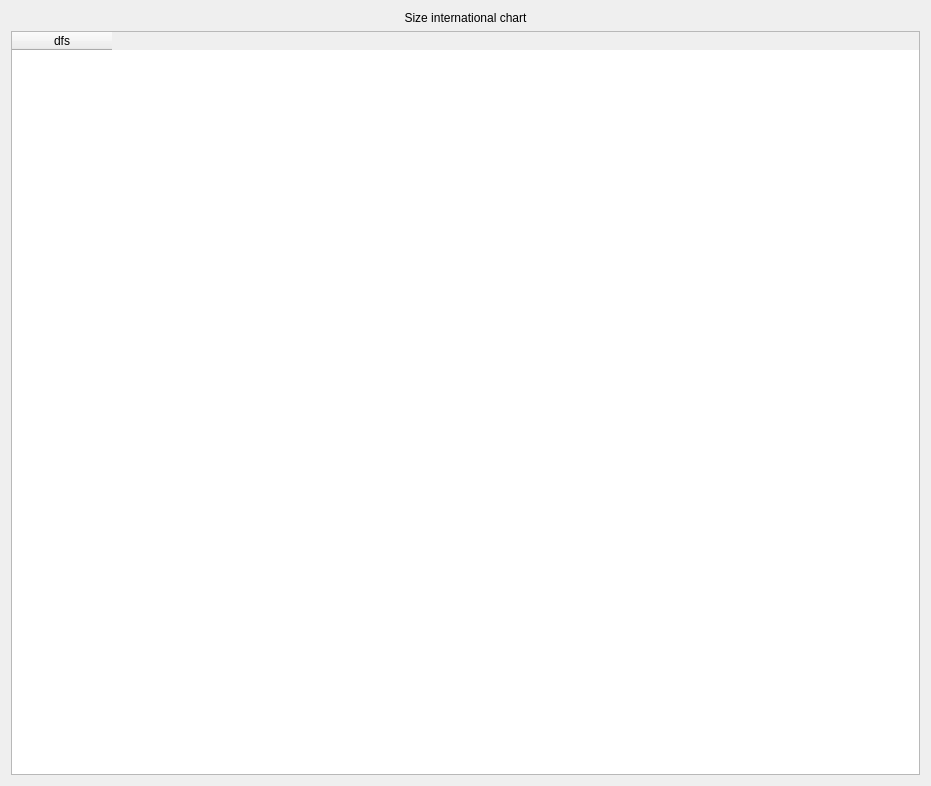
<?xml version="1.0" encoding="UTF-8"?>
<ui version="4.0">
 <class>Dialog</class>
 <widget class="QDialog" name="Dialog">
  <property name="geometry">
   <rect>
    <x>0</x>
    <y>0</y>
    <width>931</width>
    <height>786</height>
   </rect>
  </property>
  <property name="windowTitle">
   <string>Dialog</string>
  </property>
  <property name="styleSheet">
   <string notr="true">/* ---------------------------------------------------------------------------

    Created by the qtsass compiler

    WARNING! All changes made in this file will be lost!

--------------------------------------------------------------------------- */
/* QDarkStyleSheet -----------------------------------------------------------

This is the main style sheet, the palette has eight colors.

It is based on three selecting colors, three greyish (background) colors
plus three whitish (foreground) colors. Each set of widgets of the same
type have a header like this:

    ------------------
    GroupName --------
    ------------------

And each widget is separated with a header like this:

    QWidgetName ------

This makes more easy to find and change some css field. The basic
configuration is described bellow.

    BACKGROUND -----------

        Light  #4D545B #505F69 (unpressed)
        Normal #31363B #32414B (border, disabled, pressed, checked, toolbars, menus)
        Dark   #232629 #19232D (background)

    FOREGROUND -----------

        Light  #EFF0F1 #F0F0F0 (texts/labels)
        Normal         #AAAAAA (not used yet)
        Dark   #505F69 #787878 (disabled texts)

    SELECTION ------------

        Light  #179AE0 #148CD2 (selection/hover/active)
        Normal #3375A3 #1464A0 (selected)
        Dark   #18465D #14506E (selected disabled)

If a stranger configuration is required because of a bugfix or anything
else, keep the comment on the line above so nobody changes it, including the
issue number.

*/
/*

See Qt documentation:

  - https://doc.qt.io/qt-5/stylesheet.html
  - https://doc.qt.io/qt-5/stylesheet-reference.html
  - https://doc.qt.io/qt-5/stylesheet-examples.html

--------------------------------------------------------------------------- */
/* QWidget ----------------------------------------------------------------

--------------------------------------------------------------------------- */
QWidget {
  background-color: #19232D;
  border: 0px solid #32414B;
  padding: 0px;
  color: #F0F0F0;
  selection-background-color: #1464A0;
  selection-color: #F0F0F0;
}

QWidget:disabled {
  background-color: #19232D;
  color: #787878;
  selection-background-color: #14506E;
  selection-color: #787878;
}

QWidget::item:selected {
  background-color: #1464A0;
}

QWidget::item:hover {
  background-color: #148CD2;
  color: #32414B;
}

/* QMainWindow ------------------------------------------------------------

This adjusts the splitter in the dock widget, not qsplitter

https://doc.qt.io/qt-5/stylesheet-examples.html#customizing-qmainwindow

--------------------------------------------------------------------------- */
QMainWindow::separator {
  background-color: #32414B;
  border: 0px solid #19232D;
  spacing: 0px;
  padding: 2px;
}

QMainWindow::separator:hover {
  background-color: #505F69;
  border: 0px solid #148CD2;
}

QMainWindow::separator:horizontal {
  width: 5px;
  margin-top: 2px;
  margin-bottom: 2px;
  image: url(&quot;:/qss_icons/rc/toolbar_separator_vertical.png&quot;);
}

QMainWindow::separator:vertical {
  height: 5px;
  margin-left: 2px;
  margin-right: 2px;
  image: url(&quot;:/qss_icons/rc/toolbar_separator_horizontal.png&quot;);
}

/* QToolTip ---------------------------------------------------------------

https://doc.qt.io/qt-5/stylesheet-examples.html#customizing-qtooltip

--------------------------------------------------------------------------- */
QToolTip {
  background-color: #148CD2;
  border: 1px solid #19232D;
  color: #19232D;
  /* Remove padding, for fix combo box tooltip */
  padding: 0px;
  /* Reducing transparency to read better */
  opacity: 230;
}

/* QStatusBar -------------------------------------------------------------

https://doc.qt.io/qt-5/stylesheet-examples.html#customizing-qstatusbar

--------------------------------------------------------------------------- */
QStatusBar {
  border: 1px solid #32414B;
  /* Fixes Spyder #9120, #9121 */
  background: #32414B;
}

QStatusBar QToolTip {
  background-color: #148CD2;
  border: 1px solid #19232D;
  color: #19232D;
  /* Remove padding, for fix combo box tooltip */
  padding: 0px;
  /* Reducing transparency to read better */
  opacity: 230;
}

QStatusBar QLabel {
  /* Fixes Spyder #9120, #9121 */
  background: transparent;
}

/* QCheckBox --------------------------------------------------------------

https://doc.qt.io/qt-5/stylesheet-examples.html#customizing-qcheckbox

--------------------------------------------------------------------------- */
QCheckBox {
  background-color: #19232D;
  color: #F0F0F0;
  spacing: 4px;
  outline: none;
  padding-top: 4px;
  padding-bottom: 4px;
}

QCheckBox:focus {
  border: none;
}

QCheckBox QWidget:disabled {
  background-color: #19232D;
  color: #787878;
}

QCheckBox::indicator {
  margin-left: 4px;
  height: 16px;
  width: 16px;
}

QCheckBox::indicator:unchecked {
  image: url(&quot;:/qss_icons/rc/checkbox_unchecked.png&quot;);
}

QCheckBox::indicator:unchecked:hover, QCheckBox::indicator:unchecked:focus, QCheckBox::indicator:unchecked:pressed {
  border: none;
  image: url(&quot;:/qss_icons/rc/checkbox_unchecked_focus.png&quot;);
}

QCheckBox::indicator:unchecked:disabled {
  image: url(&quot;:/qss_icons/rc/checkbox_unchecked_disabled.png&quot;);
}

QCheckBox::indicator:checked {
  image: url(&quot;:/qss_icons/rc/checkbox_checked.png&quot;);
}

QCheckBox::indicator:checked:hover, QCheckBox::indicator:checked:focus, QCheckBox::indicator:checked:pressed {
  border: none;
  image: url(&quot;:/qss_icons/rc/checkbox_checked_focus.png&quot;);
}

QCheckBox::indicator:checked:disabled {
  image: url(&quot;:/qss_icons/rc/checkbox_checked_disabled.png&quot;);
}

QCheckBox::indicator:indeterminate {
  image: url(&quot;:/qss_icons/rc/checkbox_indeterminate.png&quot;);
}

QCheckBox::indicator:indeterminate:disabled {
  image: url(&quot;:/qss_icons/rc/checkbox_indeterminate_disabled.png&quot;);
}

QCheckBox::indicator:indeterminate:focus, QCheckBox::indicator:indeterminate:hover, QCheckBox::indicator:indeterminate:pressed {
  image: url(&quot;:/qss_icons/rc/checkbox_indeterminate_focus.png&quot;);
}

/* QGroupBox --------------------------------------------------------------

https://doc.qt.io/qt-5/stylesheet-examples.html#customizing-qgroupbox

--------------------------------------------------------------------------- */
QGroupBox {
  font-weight: bold;
  border: 1px solid #32414B;
  border-radius: 4px;
  padding: 4px;
  margin-top: 16px;
}

QGroupBox::title {
  subcontrol-origin: margin;
  subcontrol-position: top left;
  left: 3px;
  padding-left: 3px;
  padding-right: 5px;
  padding-top: 8px;
  padding-bottom: 16px;
}

QGroupBox::indicator {
  margin-left: 2px;
  height: 12px;
  width: 12px;
}

QGroupBox::indicator:unchecked:hover, QGroupBox::indicator:unchecked:focus, QGroupBox::indicator:unchecked:pressed {
  border: none;
  image: url(&quot;:/qss_icons/rc/checkbox_unchecked_focus.png&quot;);
}

QGroupBox::indicator:unchecked:disabled {
  image: url(&quot;:/qss_icons/rc/checkbox_unchecked_disabled.png&quot;);
}

QGroupBox::indicator:checked:hover, QGroupBox::indicator:checked:focus, QGroupBox::indicator:checked:pressed {
  border: none;
  image: url(&quot;:/qss_icons/rc/checkbox_checked_focus.png&quot;);
}

QGroupBox::indicator:checked:disabled {
  image: url(&quot;:/qss_icons/rc/checkbox_checked_disabled.png&quot;);
}

/* QRadioButton -----------------------------------------------------------

https://doc.qt.io/qt-5/stylesheet-examples.html#customizing-qradiobutton

--------------------------------------------------------------------------- */
QRadioButton {
  background-color: #19232D;
  color: #F0F0F0;
  spacing: 4px;
  padding: 0px;
  border: none;
  outline: none;
}

QRadioButton:focus {
  border: none;
}

QRadioButton:disabled {
  background-color: #19232D;
  color: #787878;
  border: none;
  outline: none;
}

QRadioButton QWidget {
  background-color: #19232D;
  color: #F0F0F0;
  spacing: 0px;
  padding: 0px;
  outline: none;
  border: none;
}

QRadioButton::indicator {
  border: none;
  outline: none;
  margin-left: 4px;
  height: 16px;
  width: 16px;
}

QRadioButton::indicator:unchecked {
  image: url(&quot;:/qss_icons/rc/radio_unchecked.png&quot;);
}

QRadioButton::indicator:unchecked:hover, QRadioButton::indicator:unchecked:focus, QRadioButton::indicator:unchecked:pressed {
  border: none;
  outline: none;
  image: url(&quot;:/qss_icons/rc/radio_unchecked_focus.png&quot;);
}

QRadioButton::indicator:unchecked:disabled {
  image: url(&quot;:/qss_icons/rc/radio_unchecked_disabled.png&quot;);
}

QRadioButton::indicator:checked {
  border: none;
  outline: none;
  image: url(&quot;:/qss_icons/rc/radio_checked.png&quot;);
}

QRadioButton::indicator:checked:hover, QRadioButton::indicator:checked:focus, QRadioButton::indicator:checked:pressed {
  border: none;
  outline: none;
  image: url(&quot;:/qss_icons/rc/radio_checked_focus.png&quot;);
}

QRadioButton::indicator:checked:disabled {
  outline: none;
  image: url(&quot;:/qss_icons/rc/radio_checked_disabled.png&quot;);
}

/* QMenuBar ---------------------------------------------------------------

https://doc.qt.io/qt-5/stylesheet-examples.html#customizing-qmenubar

--------------------------------------------------------------------------- */
QMenuBar {
  background-color: #32414B;
  padding: 2px;
  border: 1px solid #19232D;
  color: #F0F0F0;
}

QMenuBar:focus {
  border: 1px solid #148CD2;
}

QMenuBar::item {
  background: transparent;
  padding: 4px;
}

QMenuBar::item:selected {
  padding: 4px;
  background: transparent;
  border: 0px solid #32414B;
}

QMenuBar::item:pressed {
  padding: 4px;
  border: 0px solid #32414B;
  background-color: #148CD2;
  color: #F0F0F0;
  margin-bottom: 0px;
  padding-bottom: 0px;
}

/* QMenu ------------------------------------------------------------------

https://doc.qt.io/qt-5/stylesheet-examples.html#customizing-qmenu

--------------------------------------------------------------------------- */
QMenu {
  border: 0px solid #32414B;
  color: #F0F0F0;
  margin: 0px;
}

QMenu::separator {
  height: 1px;
  background-color: #505F69;
  color: #F0F0F0;
}

QMenu::icon {
  margin: 0px;
  padding-left: 4px;
}

QMenu::item {
  background-color: #32414B;
  padding: 4px 24px 4px 24px;
  /* Reserve space for selection border */
  border: 1px transparent #32414B;
}

QMenu::item:selected {
  color: #F0F0F0;
}

QMenu::indicator {
  width: 12px;
  height: 12px;
  padding-left: 6px;
  /* non-exclusive indicator = check box style indicator (see QActionGroup::setExclusive) */
  /* exclusive indicator = radio button style indicator (see QActionGroup::setExclusive) */
}

QMenu::indicator:non-exclusive:unchecked {
  image: url(&quot;:/qss_icons/rc/checkbox_unchecked.png&quot;);
}

QMenu::indicator:non-exclusive:unchecked:selected {
  image: url(&quot;:/qss_icons/rc/checkbox_unchecked_disabled.png&quot;);
}

QMenu::indicator:non-exclusive:checked {
  image: url(&quot;:/qss_icons/rc/checkbox_checked.png&quot;);
}

QMenu::indicator:non-exclusive:checked:selected {
  image: url(&quot;:/qss_icons/rc/checkbox_checked_disabled.png&quot;);
}

QMenu::indicator:exclusive:unchecked {
  image: url(&quot;:/qss_icons/rc/radio_unchecked.png&quot;);
}

QMenu::indicator:exclusive:unchecked:selected {
  image: url(&quot;:/qss_icons/rc/radio_unchecked_disabled.png&quot;);
}

QMenu::indicator:exclusive:checked {
  image: url(&quot;:/qss_icons/rc/radio_checked.png&quot;);
}

QMenu::indicator:exclusive:checked:selected {
  image: url(&quot;:/qss_icons/rc/radio_checked_disabled.png&quot;);
}

QMenu::right-arrow {
  margin: 5px;
  image: url(&quot;:/qss_icons/rc/arrow_right.png&quot;);
  height: 12px;
  width: 12px;
}

/* QAbstractItemView ------------------------------------------------------

https://doc.qt.io/qt-5/stylesheet-examples.html#customizing-qcombobox

--------------------------------------------------------------------------- */
QAbstractItemView {
  alternate-background-color: #19232D;
  color: #F0F0F0;
  border: 1px solid #32414B;
  border-radius: 4px;
}

QAbstractItemView QLineEdit {
  padding: 2px;
}

/* QAbstractScrollArea ----------------------------------------------------

https://doc.qt.io/qt-5/stylesheet-examples.html#customizing-qabstractscrollarea

--------------------------------------------------------------------------- */
QAbstractScrollArea {
  background-color: #19232D;
  border: 1px solid #32414B;
  border-radius: 4px;
  padding: 2px;
  /* fix #159 */
  min-height: 1.25em;
  /* fix #159 */
  color: #F0F0F0;
}

QAbstractScrollArea:disabled {
  color: #787878;
}

/* QScrollArea ------------------------------------------------------------

--------------------------------------------------------------------------- */
QScrollArea QWidget QWidget:disabled {
  background-color: #19232D;
}

/* QScrollBar -------------------------------------------------------------

https://doc.qt.io/qt-5/stylesheet-examples.html#customizing-qscrollbar

--------------------------------------------------------------------------- */
QScrollBar:horizontal {
  height: 16px;
  margin: 2px 16px 2px 16px;
  border: 1px solid #32414B;
  border-radius: 4px;
  background-color: #19232D;
}

QScrollBar:vertical {
  background-color: #19232D;
  width: 16px;
  margin: 16px 2px 16px 2px;
  border: 1px solid #32414B;
  border-radius: 4px;
}

QScrollBar::handle:horizontal {
  background-color: #787878;
  border: 1px solid #32414B;
  border-radius: 4px;
  min-width: 8px;
}

QScrollBar::handle:horizontal:hover {
  background-color: #148CD2;
  border: 1px solid #148CD2;
  border-radius: 4px;
  min-width: 8px;
}

QScrollBar::handle:vertical {
  background-color: #787878;
  border: 1px solid #32414B;
  min-height: 8px;
  border-radius: 4px;
}

QScrollBar::handle:vertical:hover {
  background-color: #148CD2;
  border: 1px solid #148CD2;
  border-radius: 4px;
  min-height: 8px;
}

QScrollBar::add-line:horizontal {
  margin: 0px 0px 0px 0px;
  border-image: url(&quot;:/qss_icons/rc/arrow_right_disabled.png&quot;);
  height: 12px;
  width: 12px;
  subcontrol-position: right;
  subcontrol-origin: margin;
}

QScrollBar::add-line:horizontal:hover, QScrollBar::add-line:horizontal:on {
  border-image: url(&quot;:/qss_icons/rc/arrow_right.png&quot;);
  height: 12px;
  width: 12px;
  subcontrol-position: right;
  subcontrol-origin: margin;
}

QScrollBar::add-line:vertical {
  margin: 3px 0px 3px 0px;
  border-image: url(&quot;:/qss_icons/rc/arrow_down_disabled.png&quot;);
  height: 12px;
  width: 12px;
  subcontrol-position: bottom;
  subcontrol-origin: margin;
}

QScrollBar::add-line:vertical:hover, QScrollBar::add-line:vertical:on {
  border-image: url(&quot;:/qss_icons/rc/arrow_down.png&quot;);
  height: 12px;
  width: 12px;
  subcontrol-position: bottom;
  subcontrol-origin: margin;
}

QScrollBar::sub-line:horizontal {
  margin: 0px 3px 0px 3px;
  border-image: url(&quot;:/qss_icons/rc/arrow_left_disabled.png&quot;);
  height: 12px;
  width: 12px;
  subcontrol-position: left;
  subcontrol-origin: margin;
}

QScrollBar::sub-line:horizontal:hover, QScrollBar::sub-line:horizontal:on {
  border-image: url(&quot;:/qss_icons/rc/arrow_left.png&quot;);
  height: 12px;
  width: 12px;
  subcontrol-position: left;
  subcontrol-origin: margin;
}

QScrollBar::sub-line:vertical {
  margin: 3px 0px 3px 0px;
  border-image: url(&quot;:/qss_icons/rc/arrow_up_disabled.png&quot;);
  height: 12px;
  width: 12px;
  subcontrol-position: top;
  subcontrol-origin: margin;
}

QScrollBar::sub-line:vertical:hover, QScrollBar::sub-line:vertical:on {
  border-image: url(&quot;:/qss_icons/rc/arrow_up.png&quot;);
  height: 12px;
  width: 12px;
  subcontrol-position: top;
  subcontrol-origin: margin;
}

QScrollBar::up-arrow:horizontal, QScrollBar::down-arrow:horizontal {
  background: none;
}

QScrollBar::up-arrow:vertical, QScrollBar::down-arrow:vertical {
  background: none;
}

QScrollBar::add-page:horizontal, QScrollBar::sub-page:horizontal {
  background: none;
}

QScrollBar::add-page:vertical, QScrollBar::sub-page:vertical {
  background: none;
}

/* QTextEdit --------------------------------------------------------------

https://doc.qt.io/qt-5/stylesheet-examples.html#customizing-specific-widgets

--------------------------------------------------------------------------- */
QTextEdit {
  background-color: #19232D;
  color: #F0F0F0;
  border: 1px solid #32414B;
}

QTextEdit:hover {
  border: 1px solid #148CD2;
  color: #F0F0F0;
}

QTextEdit:selected {
  background: #1464A0;
  color: #32414B;
}

/* QPlainTextEdit ---------------------------------------------------------

--------------------------------------------------------------------------- */
QPlainTextEdit {
  background-color: #19232D;
  color: #F0F0F0;
  border-radius: 4px;
  border: 1px solid #32414B;
}

QPlainTextEdit:hover {
  border: 1px solid #148CD2;
  color: #F0F0F0;
}

QPlainTextEdit:selected {
  background: #1464A0;
  color: #32414B;
}

/* QSizeGrip --------------------------------------------------------------

https://doc.qt.io/qt-5/stylesheet-examples.html#customizing-qsizegrip

--------------------------------------------------------------------------- */
QSizeGrip {
  background: transparent;
  width: 12px;
  height: 12px;
  image: url(&quot;:/qss_icons/rc/window_grip.png&quot;);
}

/* QStackedWidget ---------------------------------------------------------

--------------------------------------------------------------------------- */
QStackedWidget {
  padding: 2px;
  border: 1px solid #32414B;
  border: 1px solid #19232D;
}

/* QToolBar ---------------------------------------------------------------

https://doc.qt.io/qt-5/stylesheet-examples.html#customizing-qtoolbar

--------------------------------------------------------------------------- */
QToolBar {
  background-color: #32414B;
  border-bottom: 1px solid #19232D;
  padding: 2px;
  font-weight: bold;
}

QToolBar QToolButton {
  background-color: #32414B;
  border: 1px solid #32414B;
}

QToolBar QToolButton:hover {
  border: 1px solid #148CD2;
}

QToolBar QToolButton:checked {
  border: 1px solid #19232D;
  background-color: #19232D;
}

QToolBar QToolButton:checked:hover {
  border: 1px solid #148CD2;
}

QToolBar::handle:horizontal {
  width: 16px;
  image: url(&quot;:/qss_icons/rc/toolbar_move_horizontal.png&quot;);
}

QToolBar::handle:vertical {
  height: 16px;
  image: url(&quot;:/qss_icons/rc/toolbar_move_horizontal.png&quot;);
}

QToolBar::separator:horizontal {
  width: 16px;
  image: url(&quot;:/qss_icons/rc/toolbar_separator_horizontal.png&quot;);
}

QToolBar::separator:vertical {
  height: 16px;
  image: url(&quot;:/qss_icons/rc/toolbar_separator_vertical.png&quot;);
}

QToolButton#qt_toolbar_ext_button {
  background: #32414B;
  border: 0px;
  color: #F0F0F0;
  image: url(&quot;:/qss_icons/rc/arrow_right.png&quot;);
}

/* QAbstractSpinBox -------------------------------------------------------

--------------------------------------------------------------------------- */
QAbstractSpinBox {
  background-color: #19232D;
  border: 1px solid #32414B;
  color: #F0F0F0;
  /* This fixes 103, 111 */
  padding-top: 2px;
  /* This fixes 103, 111 */
  padding-bottom: 2px;
  padding-left: 4px;
  padding-right: 4px;
  border-radius: 4px;
  /* min-width: 5px; removed to fix 109 */
}

QAbstractSpinBox:up-button {
  background-color: transparent #19232D;
  subcontrol-origin: border;
  subcontrol-position: top right;
  border-left: 1px solid #32414B;
  margin: 1px;
}

QAbstractSpinBox::up-arrow, QAbstractSpinBox::up-arrow:disabled, QAbstractSpinBox::up-arrow:off {
  image: url(&quot;:/qss_icons/rc/arrow_up_disabled.png&quot;);
  height: 12px;
  width: 12px;
}

QAbstractSpinBox::up-arrow:hover {
  image: url(&quot;:/qss_icons/rc/arrow_up.png&quot;);
}

QAbstractSpinBox:down-button {
  background-color: transparent #19232D;
  subcontrol-origin: border;
  subcontrol-position: bottom right;
  border-left: 1px solid #32414B;
  margin: 1px;
}

QAbstractSpinBox::down-arrow, QAbstractSpinBox::down-arrow:disabled, QAbstractSpinBox::down-arrow:off {
  image: url(&quot;:/qss_icons/rc/arrow_down_disabled.png&quot;);
  height: 12px;
  width: 12px;
}

QAbstractSpinBox::down-arrow:hover {
  image: url(&quot;:/qss_icons/rc/arrow_down.png&quot;);
}

QAbstractSpinBox:hover {
  border: 1px solid #148CD2;
  color: #F0F0F0;
}

QAbstractSpinBox:selected {
  background: #1464A0;
  color: #32414B;
}

/* ------------------------------------------------------------------------ */
/* DISPLAYS --------------------------------------------------------------- */
/* ------------------------------------------------------------------------ */
/* QLabel -----------------------------------------------------------------

https://doc.qt.io/qt-5/stylesheet-examples.html#customizing-qframe

--------------------------------------------------------------------------- */
QLabel {
  background-color: #19232D;
  border: 0px solid #32414B;
  padding: 2px;
  margin: 0px;
  font: 12pt &quot;Ubuntu&quot;;
  color: #F0F0F0;
}

QLabel::disabled {
  background-color: #19232D;
  border: 0px solid #32414B;
  color: #787878;
}

/* QTextBrowser -----------------------------------------------------------

https://doc.qt.io/qt-5/stylesheet-examples.html#customizing-qabstractscrollarea

--------------------------------------------------------------------------- */
QTextBrowser {
  background-color: #19232D;
  border: 1px solid #32414B;
  color: #F0F0F0;
  border-radius: 4px;
}

QTextBrowser:disabled {
  background-color: #19232D;
  border: 1px solid #32414B;
  color: #787878;
  border-radius: 4px;
}

QTextBrowser:hover, QTextBrowser:!hover, QTextBrowser::selected, QTextBrowser::pressed {
  border: 1px solid #32414B;
}

/* QGraphicsView ----------------------------------------------------------

--------------------------------------------------------------------------- */
QGraphicsView {
  background-color: #19232D;
  border: 1px solid #32414B;
  color: #F0F0F0;
  border-radius: 4px;
}

QGraphicsView:disabled {
  background-color: #19232D;
  border: 1px solid #32414B;
  color: #787878;
  border-radius: 4px;
}

QGraphicsView:hover, QGraphicsView:!hover, QGraphicsView::selected, QGraphicsView::pressed {
  border: 1px solid #32414B;
}

/* QCalendarWidget --------------------------------------------------------

--------------------------------------------------------------------------- */
QCalendarWidget {
  border: 1px solid #32414B;
  border-radius: 4px;
}

QCalendarWidget:disabled {
  background-color: #19232D;
  color: #787878;
}

/* QLCDNumber -------------------------------------------------------------

--------------------------------------------------------------------------- */
QLCDNumber {
  background-color: #19232D;
  color: #F0F0F0;
}

QLCDNumber:disabled {
  background-color: #19232D;
  color: #787878;
}

/* QProgressBar -----------------------------------------------------------

https://doc.qt.io/qt-5/stylesheet-examples.html#customizing-qprogressbar

--------------------------------------------------------------------------- */
QProgressBar {
  background-color: #19232D;
  border: 1px solid #32414B;
  color: #F0F0F0;
  border-radius: 4px;
  text-align: center;
}

QProgressBar:disabled {
  background-color: #19232D;
  border: 1px solid #32414B;
  color: #787878;
  border-radius: 4px;
  text-align: center;
}

QProgressBar::chunk {
  background-color: #1464A0;
  color: #19232D;
  border-radius: 4px;
}

QProgressBar::chunk:disabled {
  background-color: #14506E;
  color: #787878;
  border-radius: 4px;
}

/* ------------------------------------------------------------------------ */
/* BUTTONS ---------------------------------------------------------------- */
/* ------------------------------------------------------------------------ */
/* QPushButton ------------------------------------------------------------

https://doc.qt.io/qt-5/stylesheet-examples.html#customizing-qpushbutton

--------------------------------------------------------------------------- */
QPushButton {
  background-color: #505F69;
  border: 1px solid #32414B;
  color: #F0F0F0;
  border-radius: 4px;
  padding: 3px;
  outline: none;
}

QPushButton:disabled {
  background-color: #32414B;
  border: 1px solid #32414B;
  color: #787878;
  border-radius: 4px;
  padding: 3px;
}

QPushButton:checked {
  background-color: #32414B;
  border: 1px solid #32414B;
  border-radius: 4px;
  padding: 3px;
  outline: none;
}

QPushButton:checked:disabled {
  background-color: #19232D;
  border: 1px solid #32414B;
  color: #787878;
  border-radius: 4px;
  padding: 3px;
  outline: none;
}

QPushButton:checked:selected {
  background: #1464A0;
  color: #32414B;
}

QPushButton:checked:hover {
  border: 1px solid #148CD2;
  color: #F0F0F0;
}

QPushButton::menu-indicator {
  subcontrol-origin: padding;
  subcontrol-position: bottom right;
  bottom: 4px;
}

QPushButton:pressed {
  background-color: #19232D;
  border: 1px solid #19232D;
}

QPushButton:pressed:hover {
  border: 1px solid #148CD2;
}

QPushButton:hover {
  border: 1px solid #148CD2;
  color: #F0F0F0;
}

QPushButton:selected {
  background: #1464A0;
  color: #32414B;
}

/* QToolButton ------------------------------------------------------------

https://doc.qt.io/qt-5/stylesheet-examples.html#customizing-qtoolbutton

--------------------------------------------------------------------------- */
QToolButton {
  background-color: transparent;
  border-radius: 4px;
  margin: 0px;
  padding: 2px;
  /* The subcontrols below are used only in the MenuButtonPopup mode */
  /* The subcontrol below is used only in the InstantPopup or DelayedPopup mode */
}

QToolButton:checked {
  background-color: transparent;
  border: 1px solid #1464A0;
}

QToolButton:checked:disabled {
  border: 1px solid #14506E;
}

QToolButton:pressed {
  margin: 1px;
  background-color: transparent;
  border: 1px solid #1464A0;
}

QToolButton:disabled {
  border: none;
}

QToolButton:disabled:hover {
  border: 1px solid #32414B;
}

QToolButton:hover {
  border: 1px solid #148CD2;
}

QToolButton[popupMode=&quot;1&quot;] {
  padding: 2px;
  /* Only for MenuButtonPopup */
  padding-right: 12px;
  /* Make way for the popup button */
  border: 1px solid #32414B;
  border-radius: 4px;
}

QToolButton[popupMode=&quot;2&quot;] {
  padding: 2px;
  /* Only for InstantPopup */
  padding-right: 12px;
  /* Make way for the popup button */
  border: 1px solid #32414B;
}

QToolButton::menu-button {
  padding: 2px;
  border-radius: 4px;
  border: 1px solid #32414B;
  border-top-right-radius: 4px;
  border-bottom-right-radius: 4px;
  /* 16px width + 4px for border = 20px allocated above */
  width: 16px;
  outline: none;
}

QToolButton::menu-button:hover {
  border: 1px solid #148CD2;
}

QToolButton::menu-button:checked:hover {
  border: 1px solid #148CD2;
}

QToolButton::menu-indicator {
  image: url(&quot;:/qss_icons/rc/arrow_down.png&quot;);
  height: 12px;
  width: 12px;
  top: -8px;
  /* Shift it a bit */
  left: -4px;
  /* Shift it a bit */
}

QToolButton::menu-arrow {
  image: url(&quot;:/qss_icons/rc/arrow_down.png&quot;);
  height: 12px;
  width: 12px;
}

QToolButton::menu-arrow:open {
  border: 1px solid #32414B;
}

/* QCommandLinkButton -----------------------------------------------------

--------------------------------------------------------------------------- */
QCommandLinkButton {
  background-color: transparent;
  border: 1px solid #32414B;
  color: #F0F0F0;
  border-radius: 4px;
  padding: 0px;
  margin: 0px;
}

QCommandLinkButton:disabled {
  background-color: transparent;
  color: #787878;
}

/* ------------------------------------------------------------------------ */
/* INPUTS - NO FIELDS ----------------------------------------------------- */
/* ------------------------------------------------------------------------ */
/* QComboBox --------------------------------------------------------------

https://doc.qt.io/qt-5/stylesheet-examples.html#customizing-qcombobox

--------------------------------------------------------------------------- */
QComboBox {
  border: 1px solid #32414B;
  border-radius: 4px;
  selection-background-color: #1464A0;
  padding-left: 4px;
  padding-right: 4px;
  /* Fixes #103, #111 */
  min-height: 1.5em;
  /* padding-top: 2px;     removed to fix #132 */
  /* padding-bottom: 2px;  removed to fix #132 */
  /* min-width: 75px;      removed to fix #109 */
  /* Needed to remove indicator - fix #132 */
}

QComboBox QAbstractItemView {
  background-color: #19232D;
  border-radius: 4px;
  border: 1px solid #32414B;
  selection-color: #148CD2;
  selection-background-color: #32414B;
}

QComboBox:disabled {
  background-color: #19232D;
  color: #787878;
}

QComboBox:hover {
  border: 1px solid #148CD2;
}

QComboBox:on {
  selection-background-color: #19232D;
}

QComboBox::indicator {
  background-color: transparent;
  selection-background-color: transparent;
  color: transparent;
  selection-color: transparent;
  /* Needed to remove indicator - fix #132 */
}

QComboBox::indicator:alternate {
  background: #19232D;
}

QComboBox::item:alternate {
  background: #19232D;
}

QComboBox::item:checked {
  font-weight: bold;
}

QComboBox::item:selected {
  border: 0px solid transparent;
}

QComboBox::drop-down {
  subcontrol-origin: padding;
  subcontrol-position: top right;
  width: 20px;
  border-left-width: 0px;
  border-left-color: #32414B;
  border-left-style: solid;
  border-top-right-radius: 3px;
  border-bottom-right-radius: 3px;
}

QComboBox::down-arrow {
  image: url(&quot;:/qss_icons/rc/arrow_down_disabled.png&quot;);
  height: 12px;
  width: 12px;
}

QComboBox::down-arrow:on, QComboBox::down-arrow:hover, QComboBox::down-arrow:focus {
  image: url(&quot;:/qss_icons/rc/arrow_down.png&quot;);
}

/* QSlider ----------------------------------------------------------------

https://doc.qt.io/qt-5/stylesheet-examples.html#customizing-qslider

--------------------------------------------------------------------------- */
QSlider:disabled {
  background: #19232D;
}

QSlider:focus {
  border: none;
}

QSlider::groove:horizontal {
  background: #32414B;
  border: 1px solid #32414B;
  height: 4px;
  margin: 0px;
  border-radius: 4px;
}

QSlider::groove:vertical {
  background: #32414B;
  border: 1px solid #32414B;
  width: 4px;
  margin: 0px;
  border-radius: 4px;
}

QSlider::add-page:vertical {
  background: #1464A0;
  border: 1px solid #32414B;
  width: 4px;
  margin: 0px;
  border-radius: 4px;
}

QSlider::add-page:vertical :disabled {
  background: #14506E;
}

QSlider::sub-page:horizontal {
  background: #1464A0;
  border: 1px solid #32414B;
  height: 4px;
  margin: 0px;
  border-radius: 4px;
}

QSlider::sub-page:horizontal:disabled {
  background: #14506E;
}

QSlider::handle:horizontal {
  background: #787878;
  border: 1px solid #32414B;
  width: 8px;
  height: 8px;
  margin: -8px 0px;
  border-radius: 4px;
}

QSlider::handle:horizontal:hover {
  background: #148CD2;
  border: 1px solid #148CD2;
}

QSlider::handle:vertical {
  background: #787878;
  border: 1px solid #32414B;
  width: 8px;
  height: 8px;
  margin: 0 -8px;
  border-radius: 4px;
}

QSlider::handle:vertical:hover {
  background: #148CD2;
  border: 1px solid #148CD2;
}

/* QLineEdit --------------------------------------------------------------

https://doc.qt.io/qt-5/stylesheet-examples.html#customizing-qlineedit

--------------------------------------------------------------------------- */
QLineEdit {
  background-color: #19232D;
  padding-top: 2px;
  /* This QLineEdit fix  103, 111 */
  padding-bottom: 2px;
  /* This QLineEdit fix  103, 111 */
  padding-left: 4px;
  padding-right: 4px;
  border-style: solid;
  border: 1px solid #32414B;
  border-radius: 4px;
  color: #F0F0F0;
}

QLineEdit:disabled {
  background-color: #19232D;
  color: #787878;
}

QLineEdit:hover {
  border: 1px solid #148CD2;
  color: #F0F0F0;
}

QLineEdit:selected {
  background: #1464A0;
  color: #32414B;
}

/* QTabWiget ---------</string>
  </property>
  <layout class="QVBoxLayout" name="verticalLayout">
   <item>
    <widget class="QLabel" name="label">
     <property name="sizePolicy">
      <sizepolicy hsizetype="Preferred" vsizetype="Fixed">
       <horstretch>0</horstretch>
       <verstretch>0</verstretch>
      </sizepolicy>
     </property>
     <property name="styleSheet">
      <string notr="true">font: 750 25pt &quot;Ubuntu&quot;;</string>
     </property>
     <property name="text">
      <string>Size international chart</string>
     </property>
     <property name="alignment">
      <set>Qt::AlignCenter</set>
     </property>
    </widget>
   </item>
   <item>
    <widget class="QTableWidget" name="tableWidget">
     <column>
      <property name="text">
       <string>dfs</string>
      </property>
     </column>
    </widget>
   </item>
  </layout>
 </widget>
 <resources/>
 <connections/>
</ui>
